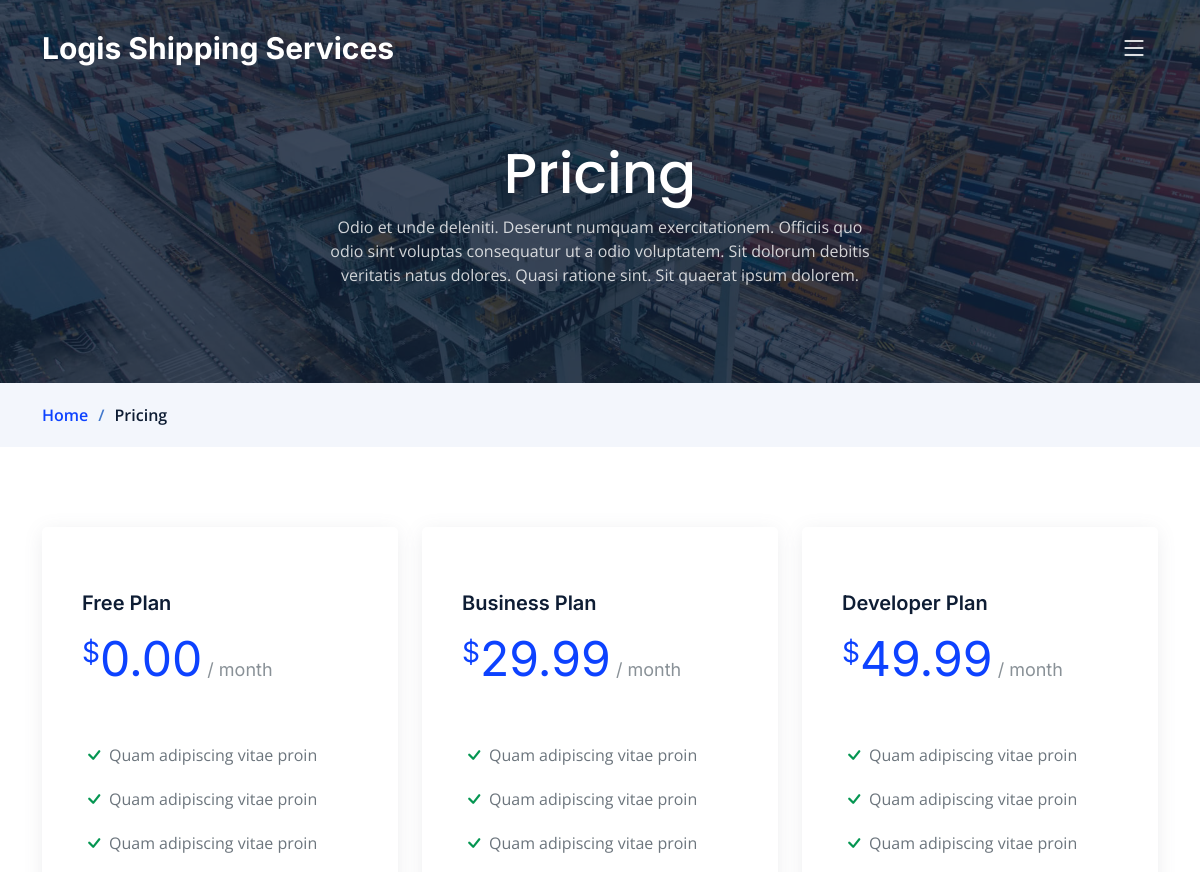
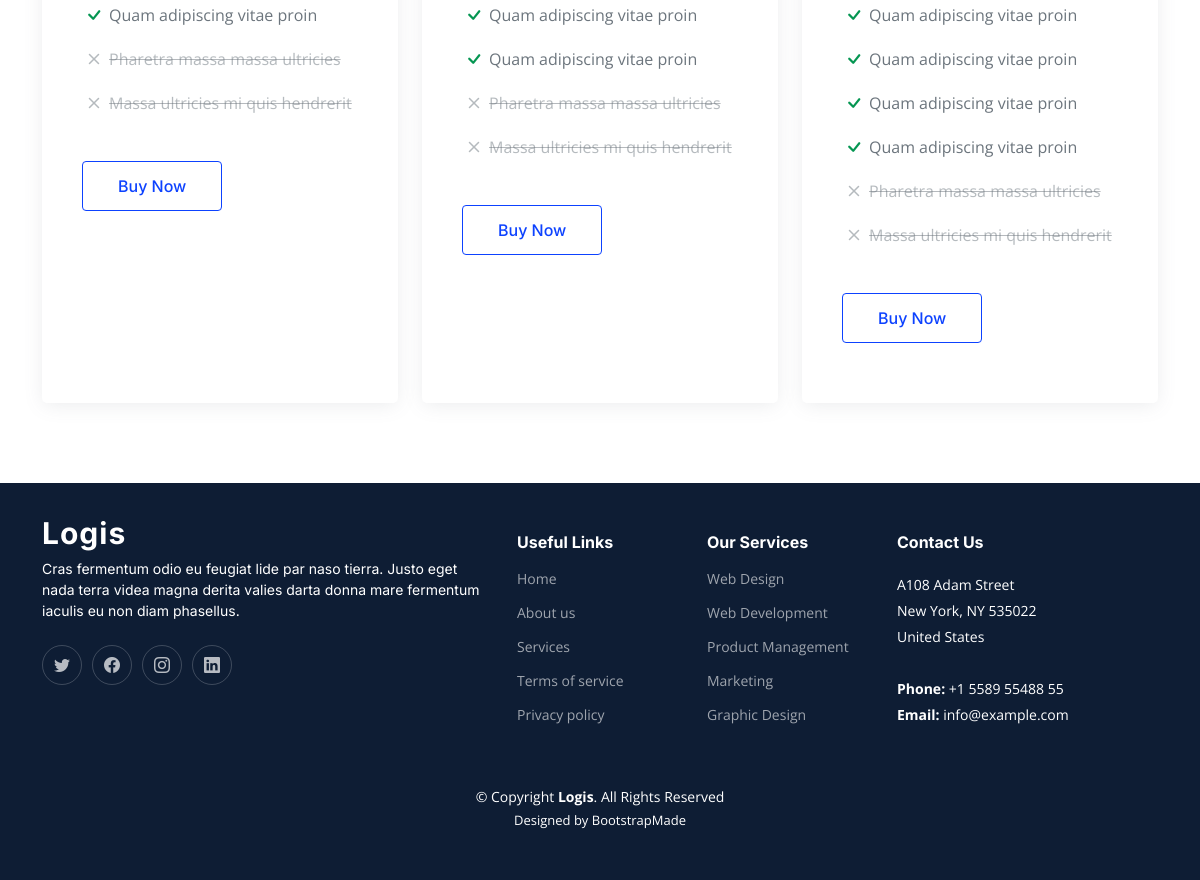
The page /pricing/ on the database its author committed (2 pictures, top to bottom).
### service/models.py (models this page shows, shortened)
class Pricing(models.Model):
    plane_name=models.CharField(max_length = 200)
    price=models.DecimalField( max_digits=6, decimal_places=2)
    def __str__(self):
        return str(self.plane_name)

class Offer(models.Model):
    plane_name=models.ForeignKey(Pricing, related_name='Pricing_Offer', on_delete=models.CASCADE)
    offers=models.CharField(max_length = 200)

### service/views.py (the view)
# urls.py: path('pricing/', PricingList.as_view(), name='pricing_list'),
class PricingList(ListView):
    model = Pricing
    extra_context = {
        'services': Service.objects.all(),
        'teams': OurTeam.objects.all(),
    }

### service/templates/service/pricing_list.html
{%extends 'base.html'%}
{% block body%}
<main id="main">
  <div class="breadcrumbs">
    <div class="page-header d-flex align-items-center" style="background-image: url('assets/img/page-header.jpg');">
      <div class="container position-relative">
        <div class="row d-flex justify-content-center">
          <div class="col-lg-6 text-center">
            <h2>Pricing</h2>
            <p>Odio et unde deleniti. Deserunt numquam exercitationem. Officiis quo odio sint voluptas consequatur ut a
              odio voluptatem. Sit dolorum debitis veritatis natus dolores. Quasi ratione sint. Sit quaerat ipsum
              dolorem.</p>
          </div>
        </div>
      </div>
    </div>
    <nav>
      <div class="container">
        <ol>
          <li><a href="{% url 'services:home'  %}">Home</a></li>
          <li>Pricing</li>
        </ol>
      </div>
    </nav>
  </div>
  <section id="pricing" class="pricing">
    <div class="container" data-aos="fade-up">
      <div class="row gy-4">
        {% for item in object_list %}
        <div class="col-lg-4" data-aos="fade-up" data-aos-delay="100">
          <div class="pricing-item">
            <h3>{{item}}</h3>
            <h4><sup>$</sup>{{item.price}}<span> / month</span></h4>
            <ul>
              {%for offer in item.Pricing_Offer.all%}
              <li><i class="bi bi-check"></i> {{offer.offers}}</li>
              {%endfor%}
              <li class="na"><i class="bi bi-x"></i> <span>Pharetra massa massa ultricies</span></li>
              <li class="na"><i class="bi bi-x"></i> <span>Massa ultricies mi quis hendrerit</span></li>
            </ul>
            <a href="#" class="buy-btn">Buy Now</a>
          </div>
        </div>
        {%endfor%}
      </div>
    </div>
  </section>
</main>
{%endblock%}

### static/assets/css/main.css (style rules this page uses)
:root { --font-default: "Open Sans", system-ui, -apple-system, "Segoe UI", Roboto, "Helvetica Neue", Arial, "Noto Sans", "Liberation Sans", sans-serif, "Apple Color Emoji", "Segoe UI Emoji", "Segoe UI Symbol", "Noto Color Emoji"; --font-primary: "Inter", sans-serif; --font-secondary: "Poppins", sans-serif; }
:root { --color-default: #0a0d13; --color-primary: #0d42ff; --color-secondary: #0e1d34; }
:root { scroll-behavior: smooth; }
body { font-family: var(--font-default); color: var(--color-default); }
a { color: var(--color-primary); text-decoration: none; }
h1, h2, h3, h4, h5, h6 { font-family: var(--font-primary); }
section { padding: 80px 0; overflow: hidden; }
.breadcrumbs .page-header { padding: 140px 0 80px 0; position: relative; background-size: cover; background-position: center; background-repeat: no-repeat; }
.breadcrumbs .page-header:before { content: ""; background-color: rgba(14, 29, 52, 0.8); position: absolute; inset: 0; }
.breadcrumbs .page-header h2 { font-size: 56px; font-weight: 500; color: #fff; font-family: var(--font-secondary); }
.breadcrumbs .page-header p { color: rgba(255, 255, 255, 0.8); }
.breadcrumbs nav { background-color: #f3f6fc; padding: 20px 0; }
.breadcrumbs nav ol { display: flex; flex-wrap: wrap; list-style: none; margin: 0; padding: 0; font-size: 16px; font-weight: 600; color: var(--color-secondary); }
.breadcrumbs nav ol a { color: var(--color-primary); transition: 0.3s; }
.breadcrumbs nav ol li+li { padding-left: 10px; }
.breadcrumbs nav ol li+li::before { display: inline-block; padding-right: 10px; color: #4278cc; content: "/"; }
.pricing .pricing-item { padding: 60px 40px; box-shadow: 0 3px 20px -2px rgba(108, 117, 125, 0.15); background: #fff; height: 100%; border-top: 4px solid #fff; border-radius: 5px; }
.pricing h3 { font-weight: 600; margin-bottom: 15px; font-size: 20px; color: var(--color-secondary); }
.pricing h4 { font-size: 48px; color: var(--color-primary); font-weight: 400; font-family: var(--font-primary); margin-bottom: 25px; }
.pricing h4 sup { font-size: 28px; }
.pricing h4 span { color: rgba(108, 117, 125, 0.8); font-size: 18px; }
.pricing ul { padding: 20px 0; list-style: none; color: #6c757d; text-align: left; line-height: 20px; }
.pricing ul li { padding: 10px 0; display: flex; align-items: center; }
.pricing ul i { color: #059652; font-size: 24px; padding-right: 3px; }
.pricing ul .na { color: rgba(108, 117, 125, 0.5); }
.pricing ul .na i { color: rgba(108, 117, 125, 0.5); }
.pricing ul .na span { text-decoration: line-through; }
.pricing .buy-btn { display: inline-block; padding: 12px 35px; border-radius: 4px; color: var(--color-primary); transition: none; font-size: 16px; font-weight: 500; font-family: var(--font-primary); transition: 0.3s; border: 1px solid var(--color-primary); }

### rows shown on the page
Pricing: plane_name "Free Plan", price "0.00"
Offer: offers "Quam adipiscing vitae proin"
Offer: offers "Quam adipiscing vitae proin"
Offer: offers "Quam adipiscing vitae proin"
Offer: offers "Quam adipiscing vitae proin"
Pricing: plane_name "Business Plan", price "29.99"
Offer: offers "Quam adipiscing vitae proin"
Offer: offers "Quam adipiscing vitae proin"
Offer: offers "Quam adipiscing vitae proin"
Offer: offers "Quam adipiscing vitae proin"
Offer: offers "Quam adipiscing vitae proin"
Pricing: plane_name "Developer Plan", price "49.99"
Offer: offers "Quam adipiscing vitae proin"
Offer: offers "Quam adipiscing vitae proin"
Offer: offers "Quam adipiscing vitae proin"
Offer: offers "Quam adipiscing vitae proin"
Offer: offers "Quam adipiscing vitae proin"
Offer: offers "Quam adipiscing vitae proin"
Offer: offers "Quam adipiscing vitae proin"
